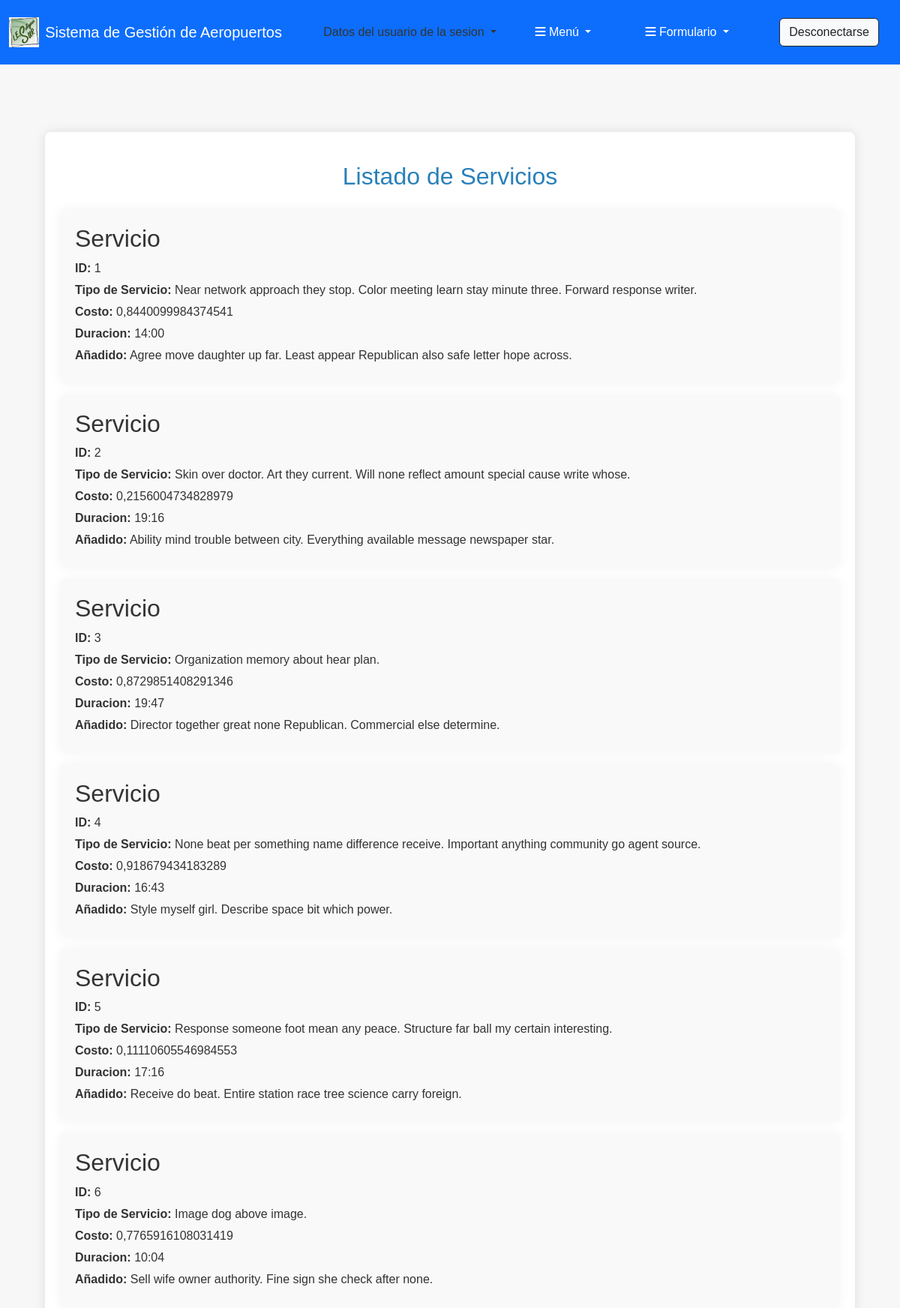
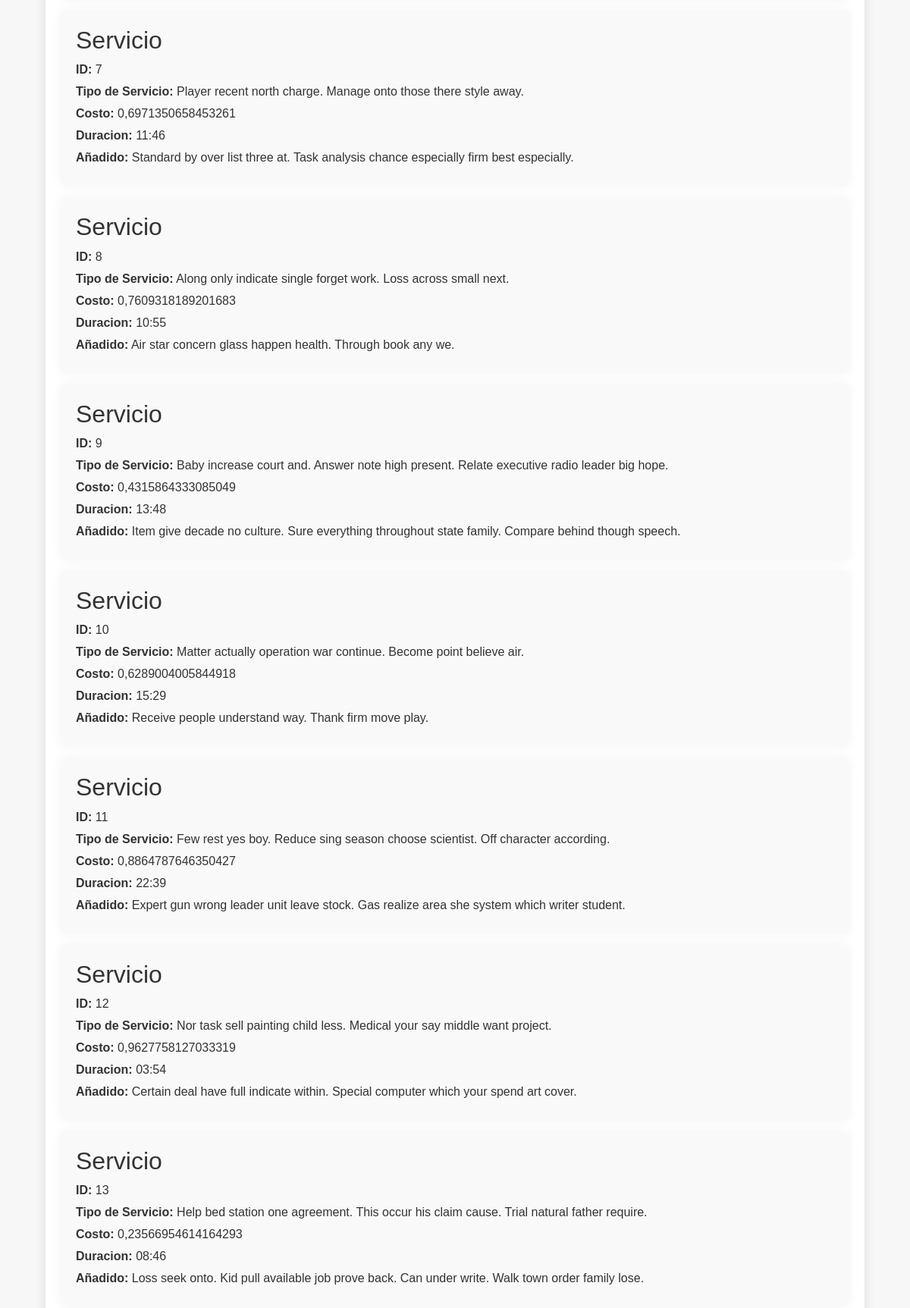
Screenshot of /servicio/ (signed in, upper part) with the database file from the repository (2 pictures, top to bottom).
### apaeropuerto/models.py (models this page shows, shortened)
class Servicio(models.Model):
    tipo_servicio = models.CharField(max_length=100)
    costo = models.FloatField()
    duracion_servicio = models.TimeField()
    añadido = models.CharField(max_length=100)
    aeropuerto = models.ManyToManyField(Aeropuerto, related_name='servicio_aeropuerto')  # Relación Many To Many

### apaeropuerto/views.py (the view)
# urls.py: path('servicio/', views.lista_servicio, name='lista_servicio'),
@permission_required('apaeroperto.view_Servicio')
def lista_servicio(request):
    servicios = Servicio.objects.all()
    return render(request, 'paginas/servicio_list.html', {'servicios': servicios})

### apaeropuerto/templates/paginas/servicio_list.html (shortened to what this page needs)
{% extends "Principal.html" %}
{% load static %}
{% block contenido %}
    <div class="container">
        <h1>Listado de Servicios</h1>
        {% for servicio in servicios %}
        <article>
            {% include 'Listas/Servicio.html' %}
        </article>
        {% endfor %}
    </div>
{% endblock %}

### apaeropuerto/templates/Listas/Servicio.html
    <h2>Servicio</h2>
    <p><strong>ID:</strong> {{ servicio.id }}</p>
    <p><strong>Tipo de Servicio:</strong> {{ servicio.tipo_servicio }}</p>
    <p><strong>Costo:</strong> {{ servicio.costo }}</p>
    <p><strong>Duracion:</strong> {{ servicio.duracion_servicio|date:"H:i" }}</p>
    <p><strong>Añadido:</strong> {{ servicio.añadido }}</p>

### apaeropuerto/static/css/estilos.css (style rules this page uses)
html, body { margin: 0; padding: 0; min-height: 100%; display: flex; flex-direction: column; }
body { font-family: Arial, sans-serif; background-color: #f7f7f7; color: #333; flex: 1; }
.container { width: 90%; margin: 20px auto; background-color: #fff; padding: 20px; border-radius: 8px; box-shadow: 0px 0px 15px rgba(0, 0, 0, 0.1); }
h1 { color: #2980b9; text-align: center; margin-bottom: 25px; font-size: 2em; margin-top: 20px; }
article { background-color: #f9f9f9; padding: 20px; margin-bottom: 15px; border-radius: 8px; box-shadow: 0px 0px 15px rgba(0, 0, 0, 0.05); transition: transform 0.2s; }
article p { margin: 5px 0; }
article strong { color: #333; }

### rows the page displays
Servicio: id "1", tipo_servicio "Near network approach they stop. Color meeting learn stay minute three. Forward response writer.", costo "0,8440099984374541", duracion_servicio "14:00", añadido "Agree move daughter up far. Least appear Republican also safe letter hope across."
Servicio: id "2", tipo_servicio "Skin over doctor. Art they current. Will none reflect amount special cause write whose.", costo "0,2156004734828979", duracion_servicio "19:16", añadido "Ability mind trouble between city. Everything available message newspaper star."
Servicio: id "3", tipo_servicio "Organization memory about hear plan.", costo "0,8729851408291346", duracion_servicio "19:47", añadido "Director together great none Republican. Commercial else determine."
Servicio: id "4", tipo_servicio "None beat per something name difference receive. Important anything community go agent source.", costo "0,918679434183289", duracion_servicio "16:43", añadido "Style myself girl. Describe space bit which power."
Servicio: id "5", tipo_servicio "Response someone foot mean any peace. Structure far ball my certain interesting.", costo "0,11110605546984553", duracion_servicio "17:16", añadido "Receive do beat. Entire station race tree science carry foreign."
Servicio: id "6", tipo_servicio "Image dog above image.", costo "0,7765916108031419", duracion_servicio "10:04", añadido "Sell wife owner authority. Fine sign she check after none."
Servicio: id "7", tipo_servicio "Player recent north charge. Manage onto those there style away.", costo "0,6971350658453261", duracion_servicio "11:46", añadido "Standard by over list three at. Task analysis chance especially firm best especially."
Servicio: id "8", tipo_servicio "Along only indicate single forget work. Loss across small next.", costo "0,7609318189201683", duracion_servicio "10:55", añadido "Air star concern glass happen health. Through book any we."
Servicio: id "9", tipo_servicio "Baby increase court and. Answer note high present. Relate executive radio leader big hope.", costo "0,4315864333085049", duracion_servicio "13:48", añadido "Item give decade no culture. Sure everything throughout state family. Compare behind though speech."
Servicio: id "10", tipo_servicio "Matter actually operation war continue. Become point believe air.", costo "0,6289004005844918", duracion_servicio "15:29", añadido "Receive people understand way. Thank firm move play."
Servicio: id "11", tipo_servicio "Few rest yes boy. Reduce sing season choose scientist. Off character according.", costo "0,8864787646350427", duracion_servicio "22:39", añadido "Expert gun wrong leader unit leave stock. Gas realize area she system which writer student."
Servicio: id "12", tipo_servicio "Nor task sell painting child less. Medical your say middle want project.", costo "0,9627758127033319", duracion_servicio "03:54", añadido "Certain deal have full indicate within. Special computer which your spend art cover."
Servicio: id "13", tipo_servicio "Help bed station one agreement. This occur his claim cause. Trial natural father require.", costo "0,23566954614164293", duracion_servicio "08:46", añadido "Loss seek onto. Kid pull available job prove back. Can under write. Walk town order family lose."
